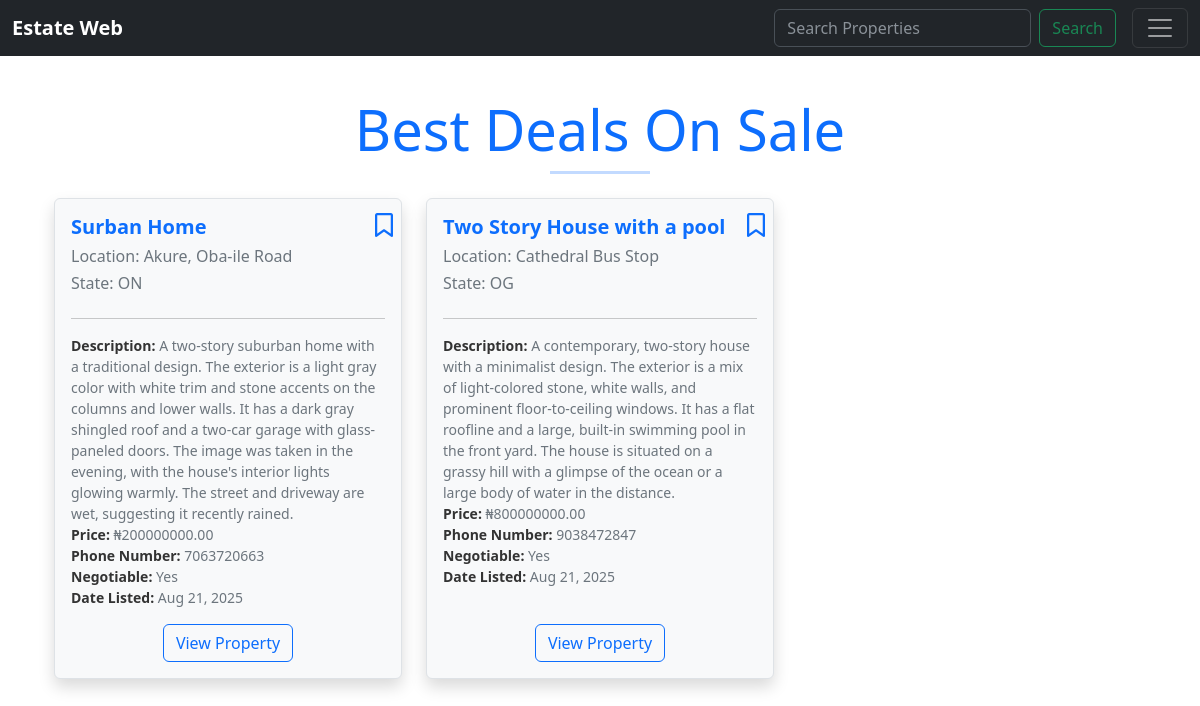
Page /best_deals_sale (signed in) on the committed database.
### estate/models.py (models this page shows, shortened)
class PropertyManagementSale(models.Model):
    user_id=models.IntegerField('Landlord', blank=False, default=1)
    summary=models.CharField('Short building tag', max_length=30, default=None)
    property_description = models.TextField('Description')
    location = models.CharField('Location', max_length=255)
    state= models.CharField(max_length=20,choices=STATES, default='Lagos')
    phone_number = models.IntegerField('Phone Number')
    owner = models.CharField('Listed By', max_length=120)
    price = models.DecimalField(max_digits=12, decimal_places=2, null=True, blank=True)
    bedrooms = models.IntegerField(default=0, blank=True, null=True)
    bathrooms = models.IntegerField(default=0, blank=True, null=True)
    available= models.BooleanField('Available', default=True)
    last_updated = models.DateTimeField(auto_now=True)#To pull out the last time the particular model was actually updated
    whilist=models.BooleanField('Add to Whilist', default=False)
    base_image= models.ImageField(null=True, blank=True, upload_to="images/buy")
    image1= models.ImageField(null=True, blank=True, upload_to="images/buy")
    image2= models.ImageField(null=True, blank=True, upload_to="images/buy")
    image3= models.ImageField(null=True, blank=True, upload_to="images/buy")
    image4= models.ImageField(null=True, blank=True, upload_to="images/buy")
    image5= models.ImageField(null=True, blank=True, upload_to="images/buy")
    image6= models.ImageField(null=True, blank=True, upload_to="images/buy")
    listed_date=models.DateTimeField(default=datetime.now, blank=True)
    class NegotiateChoices(models.TextChoices):
        YES = 'Y', 'Yes'
        NO = 'N', 'No'
    negotiate = models.CharField(max_length=1, choices=NegotiateChoices.choices, default=NegotiateChoices.NO, blank=True, null=True)

### estate/views.py (the view)
# urls.py: path('best_deals_sale', views.best_deals_on_sale, name="best-deals-sale"),
def best_deals_on_sale(request):
    if request.user.is_authenticated:
        property_on_sale= PropertyManagementSale.objects.order_by('price').all()
        return render(request, 'estate/best_deals_s.html', {'property': property_on_sale})
    else:
        return redirect('welcome-page')

### estate/templates/estate/best_deals_s.html
{% extends 'estate/base.html' %}
{% load static%}
{% block extra_css %}
  <link rel="stylesheet" href="{% static 'estate/css/buy.css' %}">
{% endblock %}
{% block content %}
<br/>
<div class="container">
  <div class="text-center mb-4">
    <h1 class="display-4 text-primary">Best Deals On Sale</h1>
    <hr class="hr-custom">
  </div>
  <div class="row">
    {% for bought in property %}
      {% if bought.available %}
        <div class="col-md-6 col-lg-4 mb-4">
          <div class="card shadow h-100 d-flex flex-column">
            <div class="card-body d-flex flex-column position-relative">
              <a href="{% url 'toggle-wishlist-buy' bought.id %}"
                 class="position-absolute top-0 end-0 m-2"
                 style="z-index: 1; font-size: 1.5rem; color: var(--blue);">
                {% if bought.whilist %}
                  <i class="fas fa-bookmark"></i>
                {% else %}
                  <i class="far fa-bookmark"></i>
                {% endif %}
              </a>
              <h5 class="card-title fw-semibold text-primary">{{ bought.summary }}</h5>
              <h6 class="text-muted">Location: {{ bought.location }}</h6>
              <h6 class="text-muted">State: {{ bought.state }}</h6>
              <hr>
              <ul class="list-unstyled small text-muted">
                <li><strong>Description:</strong> {{ bought.property_description }}</li>
                <li><strong>Price:</strong> ₦{{ bought.price }}</li>
                <li><strong>Phone Number:</strong> {{ bought.phone_number }}</li>
                <li><strong>Negotiable:</strong> {{ bought.get_negotiate_display }}</li>
                <li><strong>Date Listed:</strong> {{ bought.listed_date|date:"M d, Y" }}</li>
              </ul>
              <div class="mt-auto text-center">
                <a href="{% url 'view-property-s' property_id=bought.id %}" class="btn btn-outline-primary">
                  View Property
                </a>
              </div>
            </div>
          </div>
        </div>
      {% endif %}
    {% endfor %}
  </div>
</div>
{% endblock %}

### estate/static/estate/css/buy.css (style rules this page uses)
:root { --bg-color: #ffffff; --card-bg: #f8f9fa; --text-light: #333333; --text-muted: #6c757d; --blue: #0d6efd; --border-color: #dee2e6; }
body { background-color: var(--bg-color); color: var(--text-light); transition: background-color 0.3s, color 0.3s; }
.card { background-color: var(--card-bg); color: var(--text-light); border: 1px solid var(--border-color); transition: transform 0.2s ease, background-color 0.3s, color 0.3s, border-color 0.3s; }
.text-muted { color: var(--text-muted) !important; transition: color 0.3s; }
.btn-outline-primary { border-color: var(--blue); color: var(--blue); transition: background-color 0.3s, color 0.3s, border-color 0.3s; }
.hr-custom { height: 3px; background-color: var(--blue); border: none; width: 100px; margin: 0 auto 1rem; }
.text-primary { color: var(--blue) !important; }
.list-unstyled li strong { color: var(--text-light); }

### rows in the picture
PropertyManagementSale: whilist False (drawn), summary "Surban Home", location "Akure, Oba-ile Road", state "ON", property_description "A two-story suburban home with a traditional design. The exterior is a light gray color with white trim and stone accents on the columns and lower walls. It has a dark gray shingled roof and a two-car garage with glass-paneled doors. The image was taken in the evening, with the house's interior lights glowing warmly. The street and driveway are wet, suggesting it recently rained.", price "200000000.00", phone_number "7063720663", negotiate "Yes", listed_date "Aug 21, 2025"
PropertyManagementSale: whilist False (drawn), summary "Two Story House with a pool", location "Cathedral Bus Stop", state "OG", property_description "A contemporary, two-story house with a minimalist design. The exterior is a mix of light-colored stone, white walls, and prominent floor-to-ceiling windows. It has a flat roofline and a large, built-in swimming pool in the front yard. The house is situated on a grassy hill with a glimpse of the ocean or a large body of water in the distance.", price "800000000.00", phone_number "9038472847", negotiate "Yes", listed_date "Aug 21, 2025"
